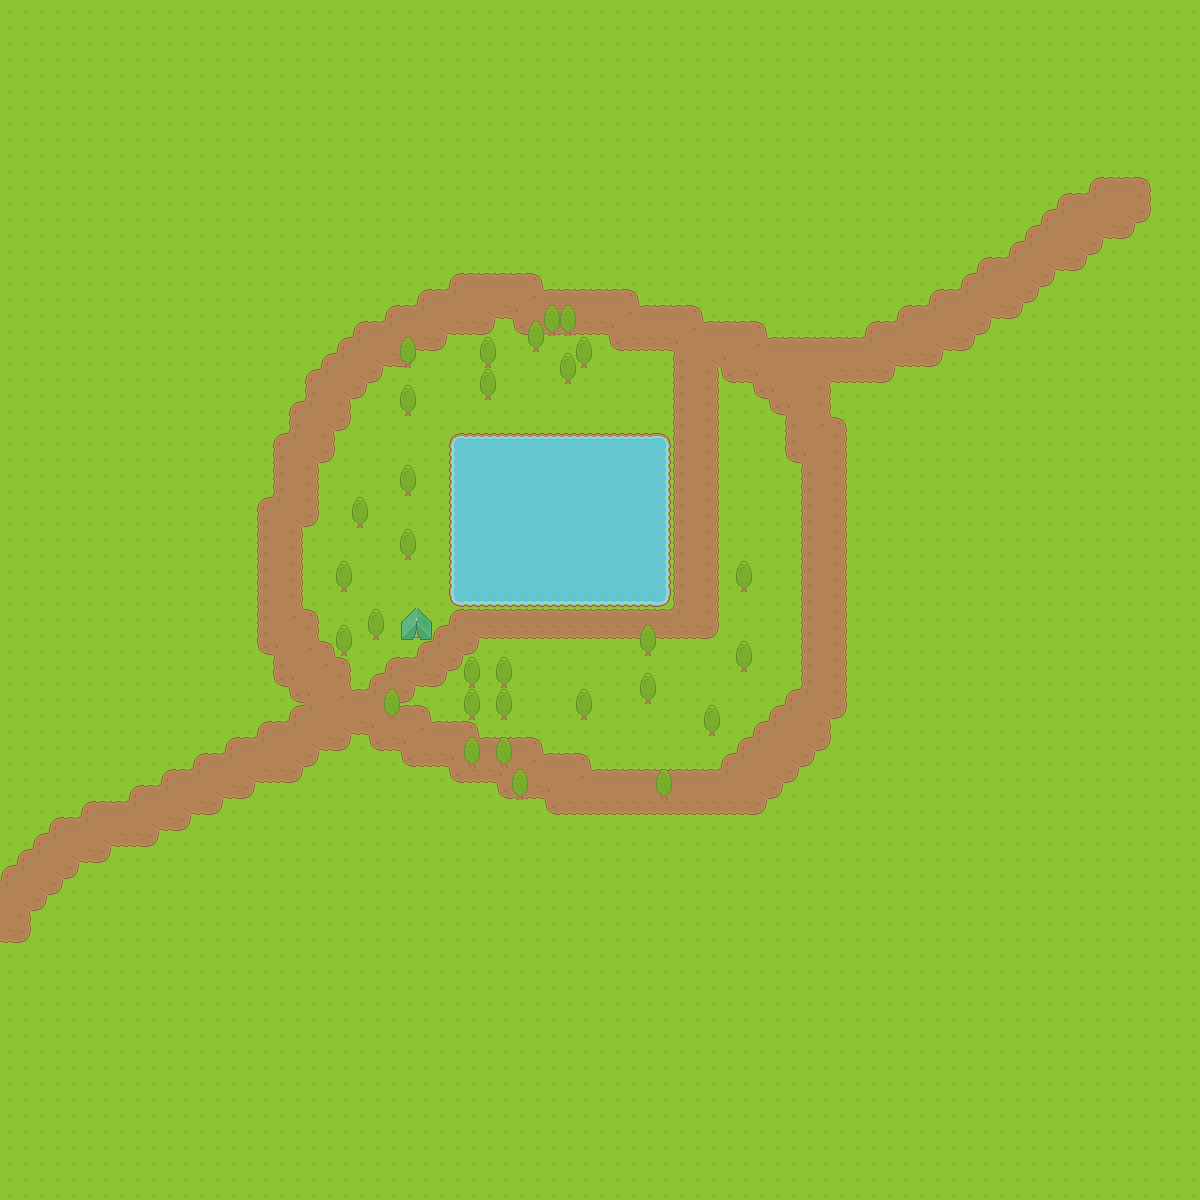

A 2D game scene composited from a Tiled map and its tileset images. What follows is a short description and the map's XML, with each tile layer's data collapsed to a summary:
An orthogonal 75x75 tile map with 16x16 px tiles, 3 tile layers (Tile Layer 1, Tile Layer 2, Objects).

<map version="1.0" tiledversion="1.0.3" orientation="orthogonal" renderorder="left-down" width="75" height="75" tilewidth="16" tileheight="16" nextobjectid="2">
 <properties>
  <property name="unity:scale" value="0.0625" />
 </properties>
 <tileset firstgid="1" source="tiles.tsx" />
 <layer name="Tile Layer 1" width="75" height="75">
  <data>[5625 cells, 5625 non-empty, 10 distinct tile ids]</data>
 </layer>
 <layer name="Tile Layer 2" width="75" height="75">
  <data>[5625 cells, 644 non-empty, 13 distinct tile ids]</data>
 </layer>
 <layer name="Objects" width="75" height="75">
  <properties>
   <property name="unity:sortingLayerName" value="WorldObjects" />
  </properties>
  <data>[5625 cells, 64 non-empty, 6 distinct tile ids]</data>
 </layer>
</map>
